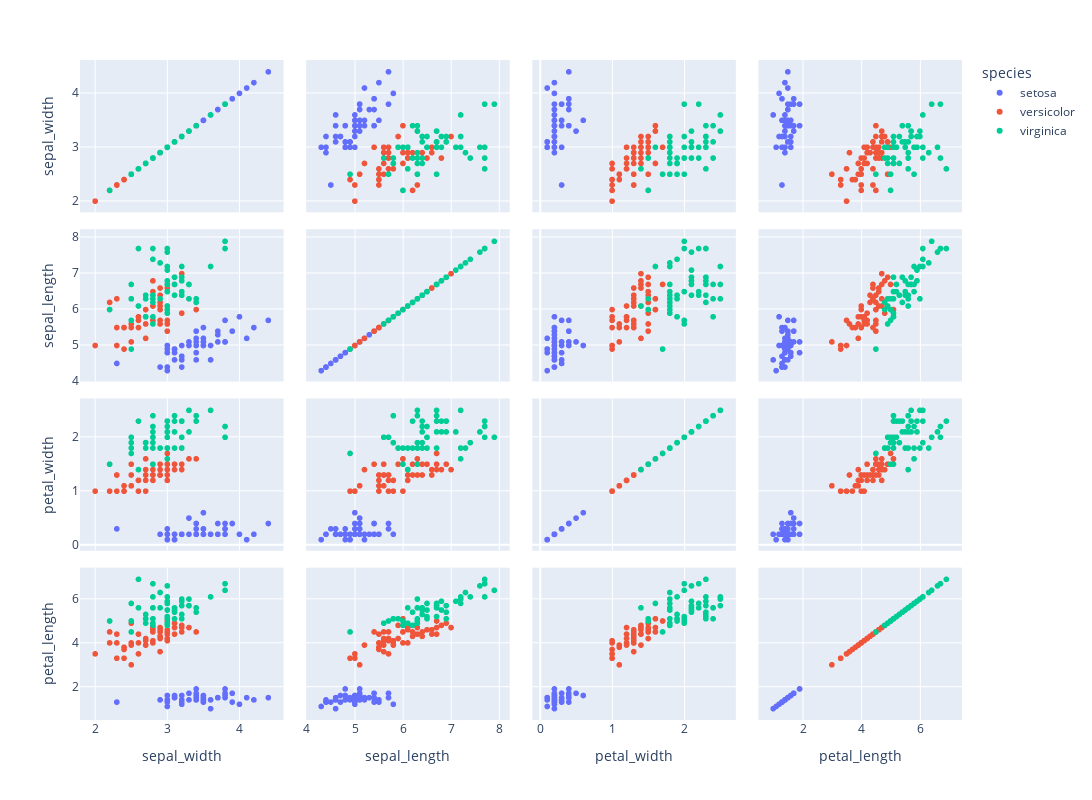

This figure's notebook cell:
### Code cell
fig = px.scatter_matrix(data,
                        dimensions=["sepal_width", "sepal_length", "petal_width", "petal_length"],
                        color='species')
fig.update_layout(width=1200, height=800)
fig.show()

### Figure 1 — Plotly figure (JSON) as saved in the notebook; plotly's stock layout.template omitted (floating-point values rounded to 4 significant figures)
{"data": [{"dimensions": [{"axis": {"matches": true}, "label": "sepal_width", "values": [3.5, 3, 3.2, 3.1, 3.6, 3.9, 3.4, 3.4, 2.9, 3.1, 3.7, 3.4, 3, 3, 4, 4.4, 3.9, 3.5, 3.8, 3.8, 3.4, 3.7, 3.6, 3.3, 3.4, 3, 3.4, 3.5, 3.4, 3.2, 3.1, 3.4, 4.1, 4.2, 3.1, 3.2, 3.5, 3.1, 3, 3.4, 3.5, 2.3, 3.2, 3.5, 3.8, 3, 3.8, 3.2, 3.7, 3.3]}, {"axis": {"matches": true}, "label": "sepal_length", "values": [5.1, 4.9, 4.7, 4.6, 5, 5.4, 4.6, 5, 4.4, 4.9, 5.4, 4.8, 4.8, 4.3, 5.8, 5.7, 5.4, 5.1, 5.7, 5.1, 5.4, 5.1, 4.6, 5.1, 4.8, 5, 5, 5.2, 5.2, 4.7, 4.8, 5.4, 5.2, 5.5, 4.9, 5, 5.5, 4.9, 4.4, 5.1, 5, 4.5, 4.4, 5, 5.1, 4.8, 5.1, 4.6, 5.3, 5]}, {"axis": {"matches": true}, "label": "petal_width", "values": [0.2, 0.2, 0.2, 0.2, 0.2, 0.4, 0.3, 0.2, 0.2, 0.1, 0.2, 0.2, 0.1, 0.1, 0.2, 0.4, 0.4, 0.3, 0.3, 0.3, 0.2, 0.4, 0.2, 0.5, 0.2, 0.2, 0.4, 0.2, 0.2, 0.2, 0.2, 0.4, 0.1, 0.2, 0.1, 0.2, 0.2, 0.1, 0.2, 0.2, 0.3, 0.3, 0.2, 0.6, 0.4, 0.3, 0.2, 0.2, 0.2, 0.2]}, {"axis": {"matches": true}, "label": "petal_length", "values": [1.4, 1.4, 1.3, 1.5, 1.4, 1.7, 1.4, 1.5, 1.4, 1.5, 1.5, 1.6, 1.4, 1.1, 1.2, 1.5, 1.3, 1.4, 1.7, 1.5, 1.7, 1.5, 1, 1.7, 1.9, 1.6, 1.6, 1.5, 1.4, 1.6, 1.6, 1.5, 1.5, 1.4, 1.5, 1.2, 1.3, 1.5, 1.3, 1.5, 1.3, 1.3, 1.3, 1.6, 1.9, 1.4, 1.6, 1.4, 1.5, 1.4]}], "hovertemplate": "species=setosa<br>%{xaxis.title.text}=%{x}<br>%{yaxis.title.text}=%{y}<extra></extra>", "legendgroup": "setosa", "marker": {"color": "#636efa", "symbol": "circle"}, "name": "setosa", "showlegend": true, "type": "splom"}, {"dimensions": [{"axis": {"matches": true}, "label": "sepal_width", "values": [3.2, 3.2, 3.1, 2.3, 2.8, 2.8, 3.3, 2.4, 2.9, 2.7, 2, 3, 2.2, 2.9, 2.9, 3.1, 3, 2.7, 2.2, 2.5, 3.2, 2.8, 2.5, 2.8, 2.9, 3, 2.8, 3, 2.9, 2.6, 2.4, 2.4, 2.7, 2.7, 3, 3.4, 3.1, 2.3, 3, 2.5, 2.6, 3, 2.6, 2.3, 2.7, 3, 2.9, 2.9, 2.5, 2.8]}, {"axis": {"matches": true}, "label": "sepal_length", "values": [7, 6.4, 6.9, 5.5, 6.5, 5.7, 6.3, 4.9, 6.6, 5.2, 5, 5.9, 6, 6.1, 5.6, 6.7, 5.6, 5.8, 6.2, 5.6, 5.9, 6.1, 6.3, 6.1, 6.4, 6.6, 6.8, 6.7, 6, 5.7, 5.5, 5.5, 5.8, 6, 5.4, 6, 6.7, 6.3, 5.6, 5.5, 5.5, 6.1, 5.8, 5, 5.6, 5.7, 5.7, 6.2, 5.1, 5.7]}, {"axis": {"matches": true}, "label": "petal_width", "values": [1.4, 1.5, 1.5, 1.3, 1.5, 1.3, 1.6, 1, 1.3, 1.4, 1, 1.5, 1, 1.4, 1.3, 1.4, 1.5, 1, 1.5, 1.1, 1.8, 1.3, 1.5, 1.2, 1.3, 1.4, 1.4, 1.7, 1.5, 1, 1.1, 1, 1.2, 1.6, 1.5, 1.6, 1.5, 1.3, 1.3, 1.3, 1.2, 1.4, 1.2, 1, 1.3, 1.2, 1.3, 1.3, 1.1, 1.3]}, {"axis": {"matches": true}, "label": "petal_length", "values": [4.7, 4.5, 4.9, 4, 4.6, 4.5, 4.7, 3.3, 4.6, 3.9, 3.5, 4.2, 4, 4.7, 3.6, 4.4, 4.5, 4.1, 4.5, 3.9, 4.8, 4, 4.9, 4.7, 4.3, 4.4, 4.8, 5, 4.5, 3.5, 3.8, 3.7, 3.9, 5.1, 4.5, 4.5, 4.7, 4.4, 4.1, 4, 4.4, 4.6, 4, 3.3, 4.2, 4.2, 4.2, 4.3, 3, 4.1]}], "hovertemplate": "species=versicolor<br>%{xaxis.title.text}=%{x}<br>%{yaxis.title.text}=%{y}<extra></extra>", "legendgroup": "versicolor", "marker": {"color": "#EF553B", "symbol": "circle"}, "name": "versicolor", "showlegend": true, "type": "splom"}, {"dimensions": [{"axis": {"matches": true}, "label": "sepal_width", "values": [3.3, 2.7, 3, 2.9, 3, 3, 2.5, 2.9, 2.5, 3.6, 3.2, 2.7, 3, 2.5, 2.8, 3.2, 3, 3.8, 2.6, 2.2, 3.2, 2.8, 2.8, 2.7, 3.3, 3.2, 2.8, 3, 2.8, 3, 2.8, 3.8, 2.8, 2.8, 2.6, 3, 3.4, 3.1, 3, 3.1, 3.1, 3.1, 2.7, 3.2, 3.3, 3, 2.5, 3, 3.4, 3]}, {"axis": {"matches": true}, "label": "sepal_length", "values": [6.3, 5.8, 7.1, 6.3, 6.5, 7.6, 4.9, 7.3, 6.7, 7.2, 6.5, 6.4, 6.8, 5.7, 5.8, 6.4, 6.5, 7.7, 7.7, 6, 6.9, 5.6, 7.7, 6.3, 6.7, 7.2, 6.2, 6.1, 6.4, 7.2, 7.4, 7.9, 6.4, 6.3, 6.1, 7.7, 6.3, 6.4, 6, 6.9, 6.7, 6.9, 5.8, 6.8, 6.7, 6.7, 6.3, 6.5, 6.2, 5.9]}, {"axis": {"matches": true}, "label": "petal_width", "values": [2.5, 1.9, 2.1, 1.8, 2.2, 2.1, 1.7, 1.8, 1.8, 2.5, 2, 1.9, 2.1, 2, 2.4, 2.3, 1.8, 2.2, 2.3, 1.5, 2.3, 2, 2, 1.8, 2.1, 1.8, 1.8, 1.8, 2.1, 1.6, 1.9, 2, 2.2, 1.5, 1.4, 2.3, 2.4, 1.8, 1.8, 2.1, 2.4, 2.3, 1.9, 2.3, 2.5, 2.3, 1.9, 2, 2.3, 1.8]}, {"axis": {"matches": true}, "label": "petal_length", "values": [6, 5.1, 5.9, 5.6, 5.8, 6.6, 4.5, 6.3, 5.8, 6.1, 5.1, 5.3, 5.5, 5, 5.1, 5.3, 5.5, 6.7, 6.9, 5, 5.7, 4.9, 6.7, 4.9, 5.7, 6, 4.8, 4.9, 5.6, 5.8, 6.1, 6.4, 5.6, 5.1, 5.6, 6.1, 5.6, 5.5, 4.8, 5.4, 5.6, 5.1, 5.1, 5.9, 5.7, 5.2, 5, 5.2, 5.4, 5.1]}], "hovertemplate": "species=virginica<br>%{xaxis.title.text}=%{x}<br>%{yaxis.title.text}=%{y}<extra></extra>", "legendgroup": "virginica", "marker": {"color": "#00cc96", "symbol": "circle"}, "name": "virginica", "showlegend": true, "type": "splom"}], "layout": {"dragmode": "select", "height": 800, "legend": {"title": {"text": "species"}, "tracegroupgap": 0}, "margin": {"t": 60}, "width": 1200}}
